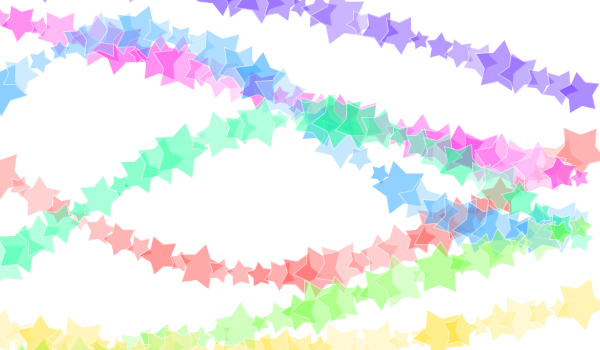
Frame 1 (no input)
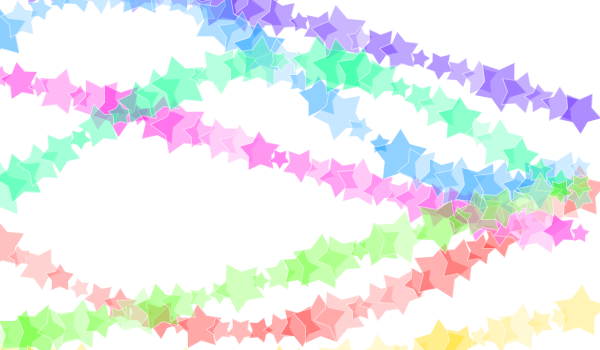
Frame 60 (the mouse pressed at the canvas centre just before this capture)
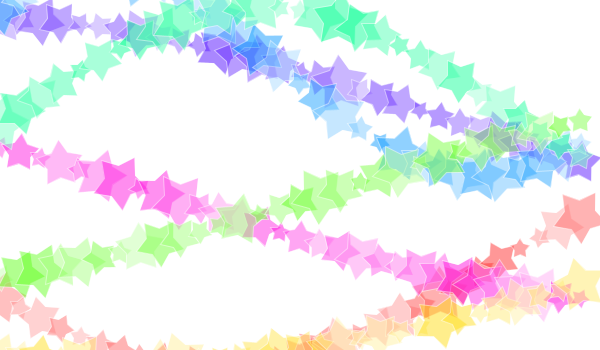
Frame 120 (the mouse held since frame 60 and released just before this capture)

The Processing sketch that drew these frames (run headless with seeded random() and noise(); from frame 60 on, the mouse is pressed at the canvas centre):

// Processing sketch: processing_106744
// ── processing_106744.pde

Wave[] wav = new Wave[7];

void setup() {
  size(600, 350);
  colorMode(HSB, 360, 100, 100);
  background(360);
  smooth();

  for (int i = 0 ; i < wav.length;i++) {
    wav[i] = new Wave(wav.length - i);
  }
}

void draw() {
  background(360);

  for (int i = 0 ; i < wav.length;i++) {
    wav[i].waving();
  }
}

class Star {
  int vertex_val = 5 * 2;
  float R;
  float R_out = random(10, 30);
  float R_in;

  float hue;
  float sat = random(30, 100);

  float theta = random(TWO_PI);
  float theta_spd = random(1, 3)/100 / 1.5;
  int theta_sign;

  int num;

  float y_theta;
  

  Star(int tmpNum) {
    num = tmpNum;

    y_theta = TWO_PI * num /7;

    hue = 360 * num / 7;

    if (random(1) >= 0.5) {
      theta_sign = 1;
    } else {
      theta_sign = -1;
    }
  }

  void display(float star_num,float amp) {
    R_in = R_out / 1.75;

    stroke(360, 120);
    fill(hue, sat, 100, 120);

    pushMatrix();
    translate(0, 100*sin(star_num/ amp + y_theta));
    rotate(theta);
    beginShape();
    for (int i = 0;i < vertex_val;i++) {
      if (i % 2 == 0) {
        R = R_out;
      } else {
        R = R_in;
      }
      vertex(R * cos(radians(360 * i / vertex_val)), R * sin(radians(360 * i /vertex_val)));
    }
    endShape(CLOSE);
    popMatrix();

    theta += theta_sign * theta_spd;

    y_theta += 0.0025;
  }
}

class Wave {
  int r = 20;

  Star[] stars = new Star[width/r];

  float t = 0.0;
  float xoff = t;
  float off_random= random(width);

  float xoff_delta = random(0.05, 0.1) / 2;
  float t_delta = random(3, 6) / 1000 / 2;

  float theta;

  int num;

  float amp = random(5, 20);

  Wave(int tmpNum) {
    num = tmpNum;

    theta = TWO_PI * num / 7;

    for (int i = 0 ; i < stars.length;i++) {
      stars[i] = new Star(num);
    }
  }

  void waving() {
    //xoff = t + off_random;

    for (int i = 0; i < stars.length; i++) {
      //float y1 = noise(xoff)*height;

      float y = height/2 + 100 * sin(theta);

      pushMatrix();
      translate(i*r, y);
      stars[i].display(i, amp);

      popMatrix();

      xoff += xoff_delta;
    }

    t += t_delta;

    theta += 0.01;
  }
}
